Frame 1 (no input): blank canvas, image omitted
Frame 60 (no input): blank canvas, image omitted
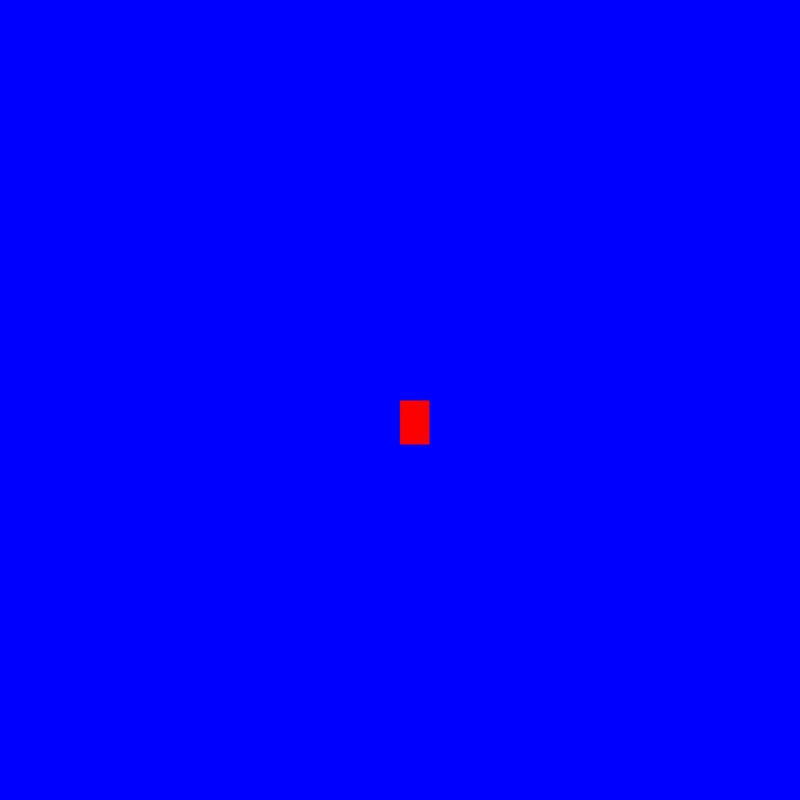
Frame 120 (the mouse pressed at the canvas centre since frame 60)

The p5.js sketch whose frames 1 and 60 were blank and that drew this single picture after the mouse press (run headless with seeded random() and noise() and a simulated clock; from frame 60 on, the mouse is pressed at the canvas centre):

// p5.js sketch
// ── sketch.js
function setup() {
    createCanvas(800, 800);
   background("blue");
  }
  
  function draw() {
   
    stroke("blue");
    fill("red");
  
    //console.log(mouseIsPressed);
  
    if (mouseIsPressed) {
      rect(mouseX, mouseY, 30, 45);
    }
  }
